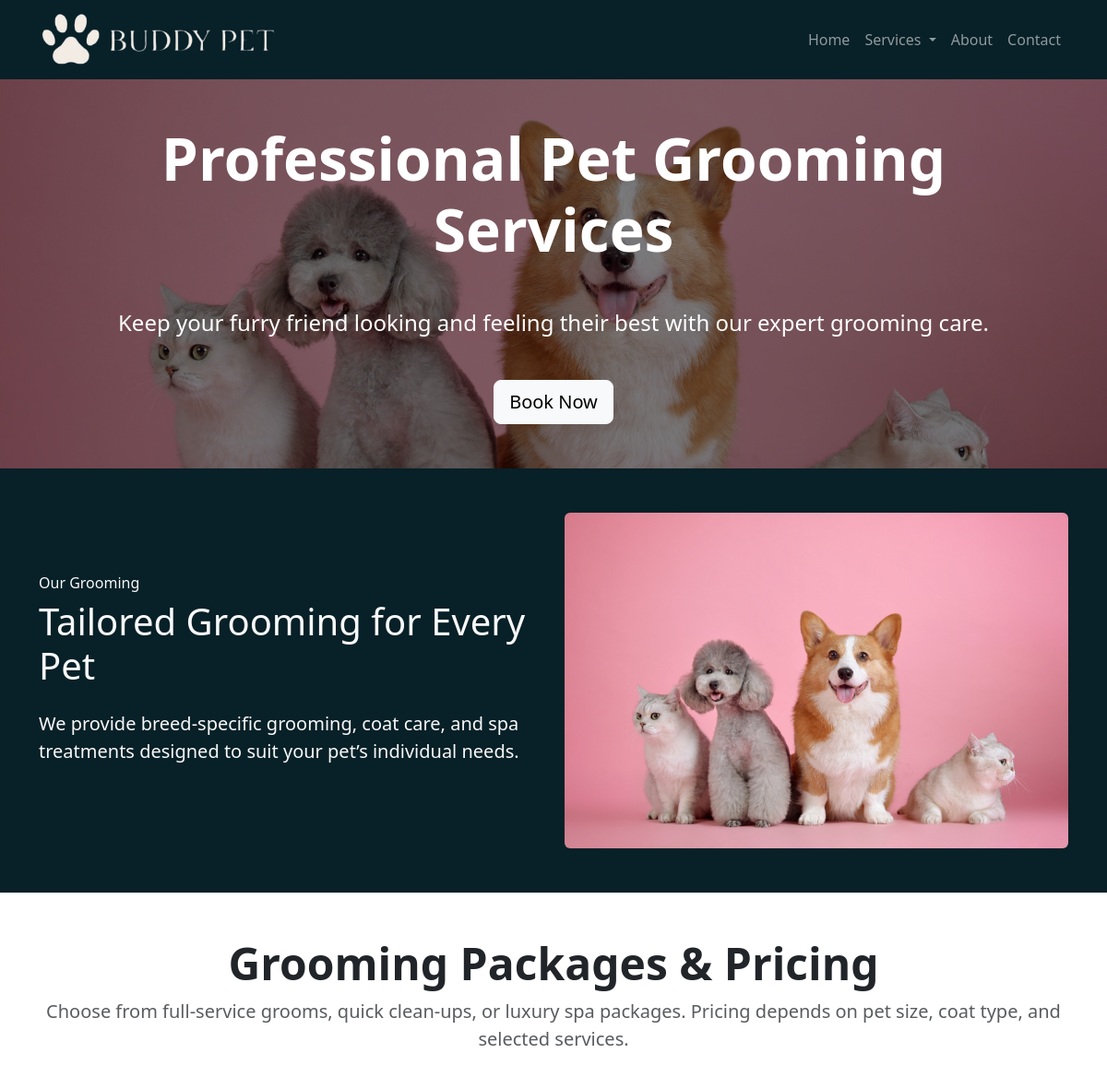
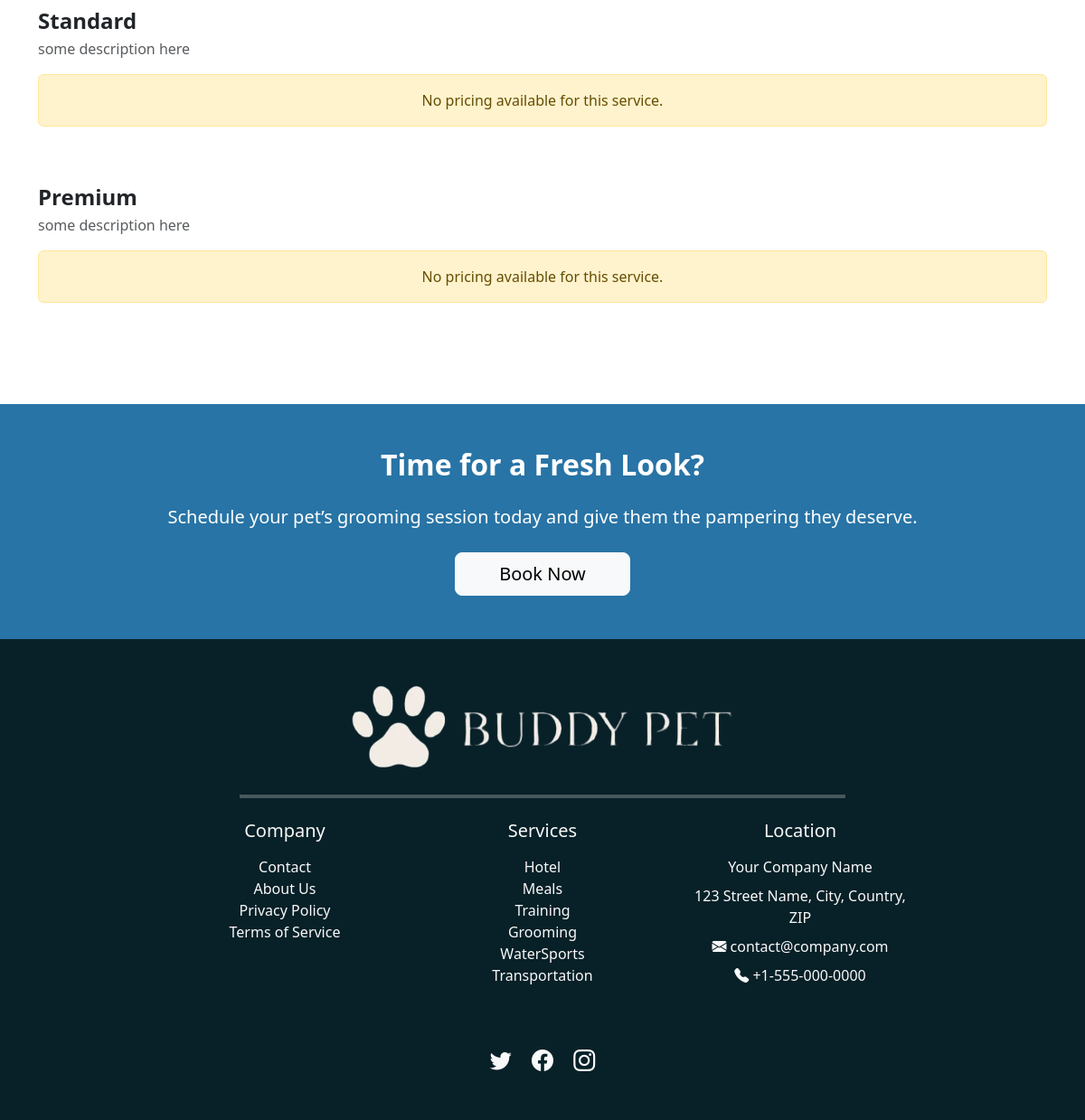
Screenshot of /grooming/ with the database file from the repository (2 pictures, top to bottom).
### branding/models.py (models this page shows, shortened)
class Branding(models.Model):
    company_name = models.CharField(max_length=255, default="Your Company Name",
                                    help_text="Enter the full name of the company.")
    company_email = models.EmailField(default="contact@company.com",
                                      help_text="Enter the official company email address.")
    company_phone = models.CharField(max_length=20, default="+1-555-000-0000",
                                     help_text="Enter the company’s contact number (e.g., +1-555-000-0000).")
    company_address = models.TextField(default="123 Street Name, City, Country, ZIP",
                                       help_text="Enter the full address of the company, including city and ZIP code.")
    logo = models.ImageField(upload_to="branding/", default="default/default_logo.png",
                             help_text="Upload the website logo.")
    favicon = models.ImageField(upload_to="branding/", default="default/default_icon.ico",
                                help_text="Upload the favicon (ICO or PNG).")
    video = models.FileField(upload_to="branding/videos/", default="default/default_video.mp4", blank=True, null=True,
                             help_text="Upload a promotional or branding video file.")
    meta_keywords = models.CharField(max_length=255, blank=True,
                                     default="generic, branding, business, website, company",
                                     help_text="Enter meta keywords for SEO (comma-separated).")
    meta_description = models.TextField(blank=True, default="Enter a meta description for SEO.",
                                        help_text="Enter a meta description for SEO.")
    twitter_link = models.URLField(blank=True, default="https://twitter.com/yourcompany",
                                   help_text="Link to your Twitter profile.")
    facebook_link = models.URLField(blank=True, default="https://facebook.com/yourcompany",
                                    help_text="Link to your Facebook page.")
    instagram_link = models.URLField(blank=True, default="https://instagram.com/yourcompany",
                                     help_text="Link to your Instagram profile.")
    class Meta:
        verbose_name = "Branding"
        verbose_name_plural = "Branding"

### grooming/models.py (models this page shows, shortened)
class GroomingPage(models.Model):
    DEFAULT_IMAGE = 'default/placeholder.jpg'
    hero_title = models.CharField(max_length=100, default="Professional Pet Grooming Services")
    hero_subheading = models.CharField(max_length=255, default="Keep your furry friend looking and feeling their best with our expert grooming care.")
    hero_image = models.ImageField(upload_to='grooming/', blank=True, null=True, default=DEFAULT_IMAGE)
    our_grooming_title = models.CharField(max_length=100, default="Tailored Grooming for Every Pet")
    our_grooming_subheading = models.TextField(default="We provide breed-specific grooming, coat care, and spa treatments designed to suit your pet’s individual needs.")
    our_grooming_image = models.ImageField(upload_to='grooming/', blank=True, null=True, default=DEFAULT_IMAGE)
    grooming_info_title = models.CharField(max_length=100, default="Grooming Packages & Pricing")
    grooming_info_description = models.TextField(default="Choose from full-service grooms, quick clean-ups, or luxury spa packages. Pricing depends on pet size, coat type, and selected services.")
    cta_title = models.CharField(max_length=100, default="Time for a Fresh Look?")
    cta_subheading = models.TextField(default="Schedule your pet’s grooming session today and give them the pampering they deserve.")
    class Meta:
        verbose_name = "Grooming Page Content"
        verbose_name_plural = "Grooming Page Content"

class Service(models.Model):
    title = models.CharField(max_length=255)
    description = models.TextField()
    class Meta:
        verbose_name = "Services"
        verbose_name_plural = "Services"

### grooming/views.py (the view)
# urls.py: path('grooming/', GroomingView.as_view(), name='grooming'),
class GroomingView(TemplateView):
    template_name = 'grooming.html'
    def get_context_data(self, **kwargs):
        context = super().get_context_data(**kwargs)
        context = {
            "branding": Branding.objects.first(),
            "service": Service.objects.all(),
            "grooming": GroomingPage.objects.first(),
        }
        return context

### grooming/templates/grooming.html (shortened to what this page needs)
{% extends "base.html" %}
    {% block extra_head %}
    {% load static %}
    <link rel="stylesheet" type="text/css" href="{% static 'home.css' %}">
    <link rel="stylesheet" type="text/css" href="{% static 'base.css' %}">
    {% endblock %}
{% block content %}
<body class="bg-light">
    <section class="hero-section pb-5 bg-primary text-white text-center d-flex justify-content-center align-items-center"
             style="background-image: url('{{ grooming.hero_image.url }}'); background-size: cover; background-position: center; position: relative;">
        <div class="overlay d-flex justify-content-center align-items-center"
             style="position: absolute; top: 0; left: 0; width: 100%; height: 100%; background-color: rgba(0, 0, 0, 0.5); z-index: 1;"></div>
        <div class="container text-center" style="position: relative; z-index: 2;">
            <h1 class="display-3 fw-bold my-5">{{ grooming.hero_title }}</h1>
            <h4 class="mb-5">{{ grooming.hero_subheading }}</h4>
            <a href="{% url 'select_dates' %}" class="btn btn-light btn-lg">Book Now</a>
        </div>
    </section>
    <section class="our-meals-section py-5 text-light" style="background-color: #082027;">
        <div class="container">
            <div class="row align-items-center">
                <div class="col-md-6">
                    <h6>Our Grooming</h6>
                    <h2 class="display-6 font-weight-bold mb-4">{{ grooming.our_grooming_title }}</h2>
                    <p class="lead mb-4">{{ grooming.our_grooming_subheading }}</p>
                </div>
                <div class="col-md-6">
                    <img src="{{ grooming.our_grooming_image.url }}" alt="Our Grooming" class="img-fluid rounded w-100">
                </div>
            </div>
        </div>
    </section>
    <section class="py-5 text-dark bg-white">
        <div class="container">
            <div class="text-center mb-5">
                <h2 class="display-5 fw-bold">{{ grooming.grooming_info_title }}</h2>
                <p class="lead text-muted">{{ grooming.grooming_info_description }}</p>
            </div>
            {% for service in service %}
                <div class="mb-5">
                    <div class="d-flex align-items-center mb-3">
                        <div class="flex-grow-1">
                            <h4 class="fw-semibold mb-1">{{ service.title }}</h4>
                            <p class="mb-0 text-muted">{{ service.description }}</p>
                        </div>
                    </div>
                    <div class="row g-4">
                        {% for size in service.animalsize_set.all %}
                            <div class="col-md-4">
                                <div class="card h-100 shadow-sm border-0">
                                    <div class="card-body d-flex flex-column justify-content-center text-center">
                                        <p class="text-muted mb-2">{{ size.get_animal_display }} - {{ size.get_size_display }}</p>
                                        <h5 class="fw-bold text-primary mb-0">${{ size.price|floatformat:2 }}</h5>
                                    </div>
                                </div>
                            </div>
                        {% empty %}
                            <div class="col-12">
                                <div class="alert alert-warning text-center" role="alert">
                                    No pricing available for this service.
                                </div>
                            </div>
                        {% endfor %}
                    </div>
                </div>
            {% empty %}
                <div class="text-center">
                    <p class="text-muted">No grooming services found.</p>
                </div>
            {% endfor %}
        </div>
    </section>
    <section class="py-5 text-center text-white" style="background-color: #2874a6;">
        <div class="container">
            <h2 class="fw-bold mb-4">{{ grooming.cta_title }}</h2>
            <p class="lead mb-4">{{ grooming.cta_subheading }}</p>
            <a href="{% url 'select_dates' %}" class="btn btn-light btn-lg px-5">Book Now</a>
        </div>
    </section>
</body>
{% endblock %}

### home/templates/base.html (shortened to what this page needs)
<!DOCTYPE html>
<html lang="en">
<head>
    {% load static %}
    <link rel="stylesheet" type="text/css" href="{% static 'base.css' %}">
    <link href="https://cdn.jsdelivr.net/npm/bootstrap@5.3.2/dist/css/bootstrap.min.css" rel="stylesheet">
    <link rel="stylesheet" href="https://cdn.jsdelivr.net/npm/bootstrap-icons/font/bootstrap-icons.css">
    {% block extra_head %}{% endblock %}
</head>
<body class="bg-light">
    <nav class="navbar navbar-expand-lg navbar-dark" style="background-color: #082027; z-index: 1000;">
        <div class="container">
            <a class="navbar-brand" href="/">
                <img src="{{ branding.logo.url }}" alt="{{ branding.company_name }}" class="img-fluid" style="max-height: 60px;">
            </a>
            <div class="collapse navbar-collapse" id="navbarNav">
                <ul class="navbar-nav ms-auto">
                    <li class="nav-item"><a class="nav-link" href="/">Home</a></li>
                    <li class="nav-item dropdown">
                        <a class="nav-link dropdown-toggle" id="navbarDropdown" role="button" data-bs-toggle="dropdown" aria-expanded="false" href="{% url 'services' %}">
                            Services
                        </a>
                    </li>
                    <li class="nav-item"><a class="nav-link" href="{% url 'about_us' %}">About</a></li>
                    <li class="nav-item"><a class="nav-link" href="{% url 'contact' %}">Contact</a></li>
                </ul>
            </div>
        </div>
    </nav>
    {% block content %} {% endblock %}
    <footer class="text-light py-5 pt-5" style="background-color: #082027;">
        <div class="container">
            <div class="row justify-content-center text-center">
                <div class="col-12 text-center mb-4">
                    <img src="{{ branding.logo.url }}" alt="{{ branding.company_name }}" class="img-fluid" style="max-height: 100px;">
                </div>
                <div class="col-12 text-center text-light mb-4">
                    <hr class="border-bottom border-2 border-white" style="width: 60%; margin: 0 auto;">
                </div>
                <div class="col-md-3 text-center mb-3">
                    <h5 class="mb-3">Company</h5>
                    <ul class="list-unstyled">
                        <li><a href="{% url 'contact' %}" class="text-light text-decoration-none">Contact</a></li>
                        <li><a href="{% url 'about_us' %}" class="text-light text-decoration-none">About Us</a></li>
                        <li><a href="{% url 'privacy_policy' %}" class="text-light text-decoration-none">Privacy Policy</a></li>
                        <li><a href="{% url 'terms_of_service' %}" class="text-light text-decoration-none">Terms of Service</a></li>
                    </ul>
                </div>
                <div class="col-md-3 text-center mb-3">
                    <h5 class="mb-3">Services</h5>
                    <ul class="list-unstyled">
                        <li><a href="{% url 'hotel' %}" class="text-light text-decoration-none">Hotel</a></li>
                        <li><a href="{% url 'meals' %}" class="text-light text-decoration-none">Meals</a></li>
                        <li><a href="{% url 'training' %}" class="text-light text-decoration-none">Training</a></li>
                        <li><a href="{% url 'grooming' %}" class="text-light text-decoration-none">Grooming</a></li>
                        <li><a href="{% url 'water_sports' %}" class="text-light text-decoration-none">WaterSports</a></li>
                        <li><a href="{% url 'transportation' %}" class="text-light text-decoration-none">Transportation</a></li>
                    </ul>
                </div>
                <div class="col-md-3 text-center text-light mb-4">
                    <h5 class="mb-3">Location</h5>
                    <p class="text-light mb-2">{{branding.company_name}}</p>
                    <p class="text-light mb-2">{{branding.company_address}}</p>
                    <a href="mailto:{{branding.company_email}}" class="text-light text-decoration-none mb-2 d-block">
                        <i class="bi bi-envelope-fill"></i> {{branding.company_email}}
                    </a>
                    <p>
                        <a href="tel:{{branding.company_phone}}" class="text-light text-decoration-none">
                            <i class="bi bi-telephone-fill"></i> {{branding.company_phone}}
                        </a>
                    </p>
                </div>
            </div>
            <div class="text-center mt-4">
                <a href="{{branding.twitter_link}}" class="text-light me-3 fs-4 text-decoration-none">
                    <i class="bi bi-twitter"></i>
                </a>
                <a href="{{branding.facebook_link}}" class="text-light me-3 fs-4 text-decoration-none">
                    <i class="bi bi-facebook"></i>
                </a>
                <a href="{{branding.instagram_link}}" class="text-light fs-4 text-decoration-none">
                    <i class="bi bi-instagram"></i>
                </a>
            </div>
        </div>
    </footer>
</body>
</html>

### rows the page displays
Branding: logo (placeholder picture), company_name "Your Company Name", company_address "123 Street Name, City, Country, ZIP", company_email "contact@company.com", company_phone "+1-555-000-0000"
GroomingPage: hero_image (placeholder picture), hero_title "Professional Pet Grooming Services", hero_subheading "Keep your furry friend looking and feeling their best with our expert grooming care.", our_grooming_title "Tailored Grooming for Every Pet", our_grooming_subheading "We provide breed-specific grooming, coat care, and spa treatments designed to suit your pet’s individual needs.", our_grooming_image (placeholder picture), grooming_info_title "Grooming Packages & Pricing", grooming_info_description "Choose from full-service grooms, quick clean-ups, or luxury spa packages. Pricing depends on pet size, coat type, and selected services.", cta_title "Time for a Fresh Look?", cta_subheading "Schedule your pet’s grooming session today and give them the pampering they deserve."
Service: title "Standard", description "some description here"
Service: title "Premium", description "some description here"
